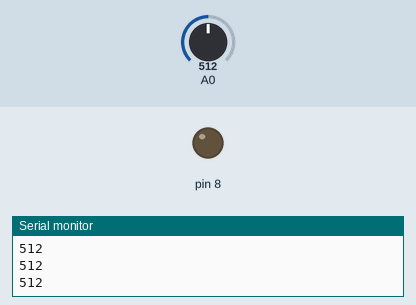
A sketch run on a simulated Arduino Uno, built with avr-gcc and run on an emulated ATmega328P. Shown: output pins drawn as LEDs (lit = HIGH), the last lines printed to the serial monitor. Inputs (shaded band) come from the test bench; at power-on: A0 = 512.

Above: at 1.2 s.
1.3 s: A0 set to 991
2.8 s: A0 set to 1011
At 3.5 s:
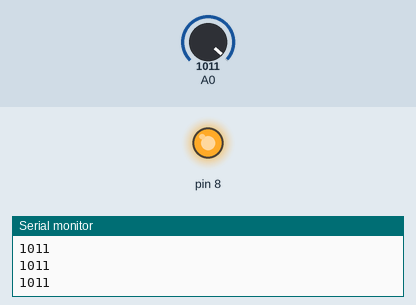
4.3 s: A0 set to 990
At 4.6 s:
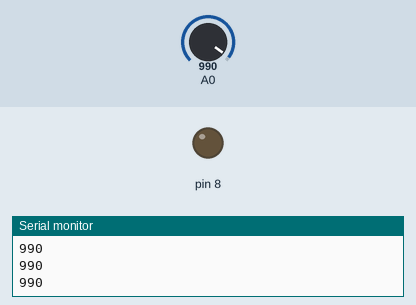
5.8 s: A0 set to 1010
At 7.0 s:
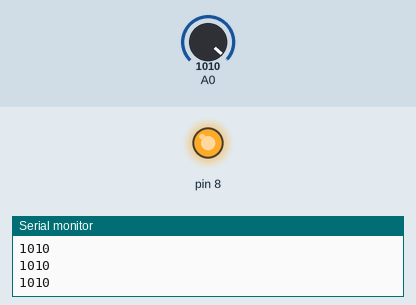
Timing chart, 0 to 8.3 s (numbered marks = the images above; inputs shaded):
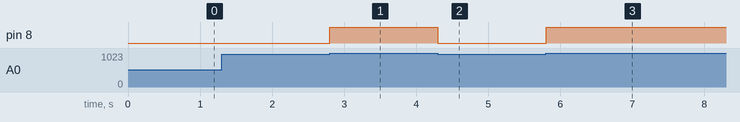

Measured:
- the behaviour switches between 999 and 1000 on A0 (found by bisection; images 0 and 1)
- after the input at 2.8 s, pin 8: LOW → HIGH at once
- after the input at 4.3 s, pin 8: HIGH → LOW at once
- after the input at 5.8 s, pin 8: LOW → HIGH at once

The sketch:

20190829_four_resister.ino
```cpp
int LED = 8;
int d = 1000;

void setup() {
 pinMode (A0, INPUT);
 pinMode (8, OUTPUT);
 Serial.begin (9600);
}

void loop() {
  Serial.println (analogRead(A0));
  if (analogRead(A0) >= 1000)
  {
    digitalWrite (8, HIGH);
  }
  else
  {
      digitalWrite (8, LOW);
  }

}
```
